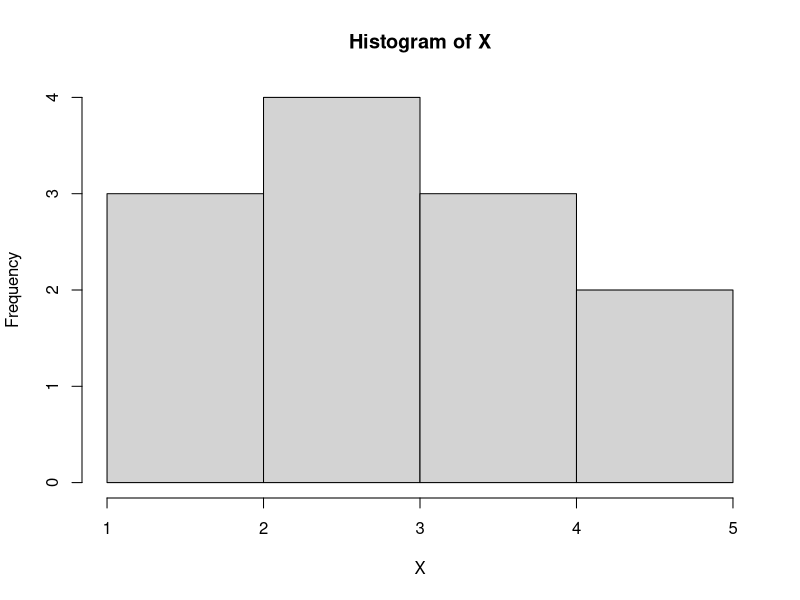
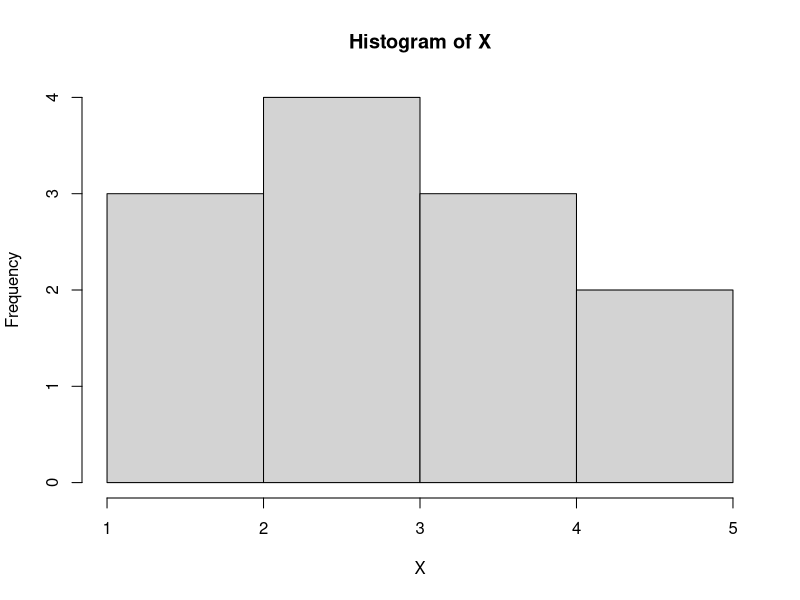
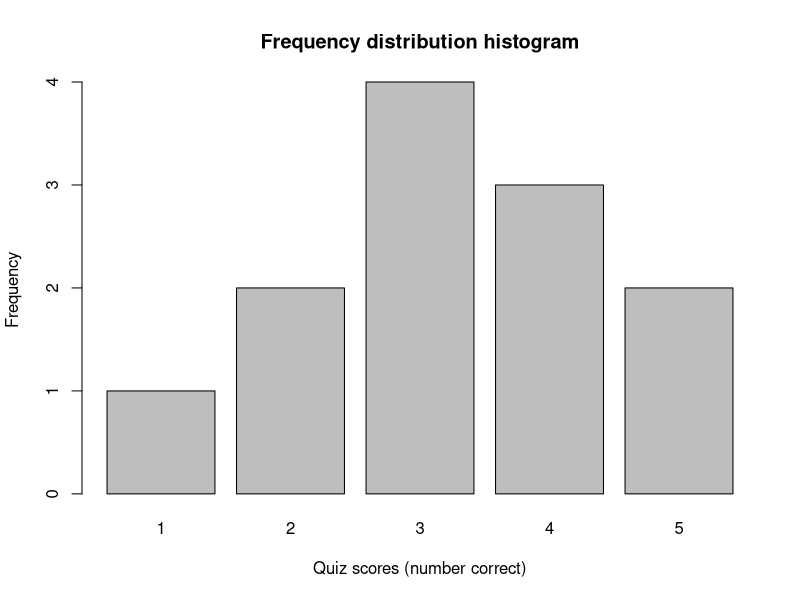
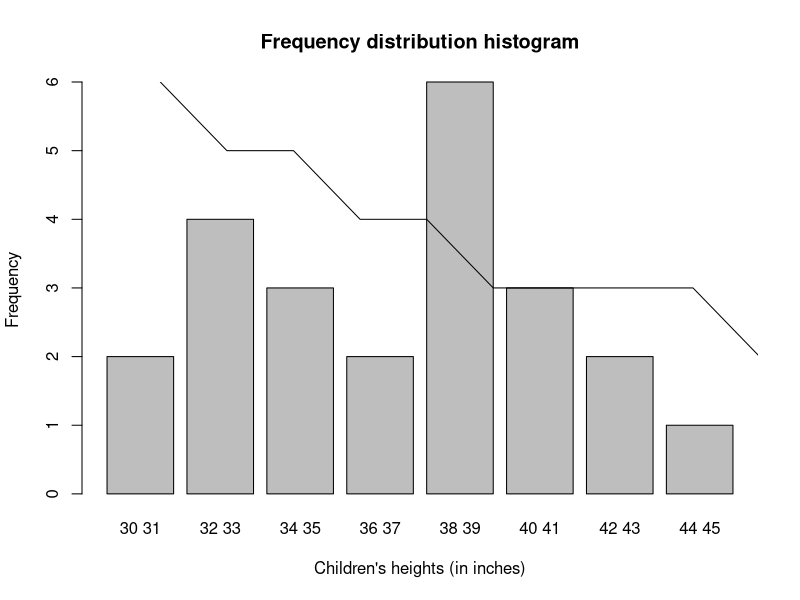

Reproduce these figures in R, in order. (Note: this script raises an error after producing the figures.)
# ---------------------------------------------------------------------
# Statistics for the Behavioral Sciences (Chapter 2).
# Figure 2.2, page 43.
# ---------------------------------------------------------------------

# Create vectors with variable names provided by the text. 
X <-  c(5,5,4,4,4,3,3,3,3,2,2,1)

# For a histogram
graph <- hist(X)
plot(graph)

# For a bar plot
### Need to use bar plot to get copy from book since hist() function is not broken down by each value.
### Found this idea at https://www.statmethods.net/graphs/bar.html
# table() function creates contingency table which shows the distribution of variables.
counts <- table(X)
graph <- barplot(counts, main = "Frequency distribution histogram", xlab = "Quiz scores (number correct)",
                 ylab = "Frequency")


# ---------------------------------------------------------------------
# Figure 2.3, page 43.
# ---------------------------------------------------------------------

# Create vectors with variable names provided by the text.
### Need them to be character strings since we do not have the original data.
X <- c("30 31", "30 31", "32 33", "32 33", "32 33", "32 33", "34 35", "34 35", "34 35", "36 37", "36 37",
       "38 39", "38 39", "38 39", "38 39", "38 39", "38 39", "40 41", "40 41", "40 41", "42 43", "42 43",
       "44 45")

# For a bar plot
counts <- table(X)
graph <- barplot(counts, main = "Frequency distribution histogram", xlab = "Children's heights (in inches)",
                 ylab = "Frequency")


# ---------------------------------------------------------------------
# Figure 2.5, page 44.
# ---------------------------------------------------------------------

# Create vectors with variable names provided by the text.
X <- c(6,5,5,4,4,3,3,3,3,2,2,1)
counts <- table(X)

### Having trouble creating this plot. None of the below work.
plot(lines(X))
plot(counts)

### Maybe just show the use of density plots although not exactly what the book shows.
d <- density(X)
plot(d)


# ---------------------------------------------------------------------
# Figure 2.7, page 45.
# ---------------------------------------------------------------------

# Create vector with variable names provided by the text.
# Example of using rep() function to replicate elements.
X <- c(rep("A", 10), rep("B", 5), rep("C", 20))


counts <- table(X)
graph <- barplot(counts, xlab = "Personality type", ylab = "Frequency",
                 col = c("black", "dark gray", "gray"), border = NA)



# ---------------------------------------------------------------------
# Figure 2.9, page 45.
# ---------------------------------------------------------------------

### Want to include this little intro to normal distributions since they are important.

# Create normal distribtuion vector.
X <- rnorm(n = 100000, mean = 100, sd = 15)

# Create density plot of normal distribtuion.
d <- density(X)
plot(d, xlab = "IQ scores", main = NA)

# Create shading under distribtuion.
polygon(d, col = "gray")


# ---------------------------------------------------------------------
# Box 2.1, page 47.
# ---------------------------------------------------------------------

# Create data.frame with variable names provided by the text.
df <- data.frame(Year = c(2011, 2012, 2013, 2014), Number_of_Homocides = c(42, 44, 47, 49))

# Create graphs to show how changing the axis alone can change how data is interpreted.
barplot(df$Number_of_Homocides, df$Year, xlab = "Year", ylab = "Number of homicides", 
        names.arg = df$Year, ylim = c(40,50), xpd = FALSE)

barplot(df$Number_of_Homocides, df$Year, xlab = "Year", ylab = "Number of homicides",
        names.arg = df$Year, ylim = c(0,60))



# ---------------------------------------------------------------------
# Example 2.8, page 54.
# ---------------------------------------------------------------------

# Create data.frame with variable names provided by the text.
df <- data.frame(X = c(10,9,8,7,6,5), f = c(2,8,4,6,4,1), cf = c(25,23,15,11,5,1), 
                 cp = c(1,.92,.6,.44,.2,.04))

# Create data.frame showing range on both scales.
df_range <- data.frame(Scores = c(7.5,7,6.5), Percentages = c(.44, NA, .2), 
                       row.names = c("Top", "Intermediate value", "Bottom"))

# Take difference of the Top Percentage and the Bottom Percentage refering to the data.frame
difference <- df_range["Top",]$Percentages - df_range["Bottom",]$Percentages

# We want take half the difference between the top and bottom and either add or subtract from bottom or top.

# Answer taking Top Percentage minus half the difference.
answer <- df_range["Top",]$Percentages - 1/2 * difference

# Answer taking Bottom Percentage plus half the difference.
answer <- df_range["Bottom",]$Percentages + 1/2 * difference


# ---------------------------------------------------------------------
# Example 2.9, page 54.
# ---------------------------------------------------------------------

# Create data.frame with variable names provided by the text.
df <- data.frame(X = c(24,19,14,9,4), f = c(2,3,3,10,2), cf = c(20,18,15,12,2), 
                 cp = c(1,.9,.75,.60,.1))

# Create data.frame showing range on both scales.
df_range <- data.frame(Scores = c(9.5,NA,4.5), Percentages = c(.6, .4, .1), 
                       row.names = c("Top", "Intermediate value", "Bottom"))

# Take difference of the Top Percentage and the Bottom Percentage refering to the data.frame
difference <- df_range["Top",]$Percentages - df_range["Bottom",]$Percentages

# We want take half the difference between the top and bottom and either add or subtract from bottom or top.

# Answer taking Top Percentage minus half the difference.
answer <- df_range["Top",]$Percentages - 1/2 * difference

# Answer taking Bottom Percentage plus half the difference.
answer <- df_range["Bottom",]$Percentages + 1/2 * difference


# ---------------------------------------------------------------------
# Table 2.3, page 57.
# ---------------------------------------------------------------------

# Create vector with variable names provided by the text.
Data <- c(82,62,71,76,85,32,56,74,82,93,68,52,42,57,73,81,63,78,33,97,46,59,74,76)

# Create steam and leaf plot
stem(Data, scale = 2)



# ---------------------------------------------------------------------
# Demonstration 2.1, page 60.
# ---------------------------------------------------------------------

# Create vector with variable names provided by the text.
Data <- c(14,8,27,16,10,22,9,13,16,12,10,9,15,17,6,14,11,18,14,11)

# Cut the data up into the given intervals and create a frequency table
f <- table(cut(Data, breaks = c(5,9,14,19,24,29)))

# Make the cumulative sum to get cumulative frequencies.
cf <- cumsum(f)

# Make the cumulative percentages.
cp <- cumsum(prop.table(f))

# Create data.frame containing all our data.
answer <- data.frame(f = f, cf = cf, cp = cp)

# Remove f.Var1 column since they are accounted for in the row names.
answer <- answer[,-1]

# Order columns to match the data presented in the text.
answer <- answer[order(-cf),]
